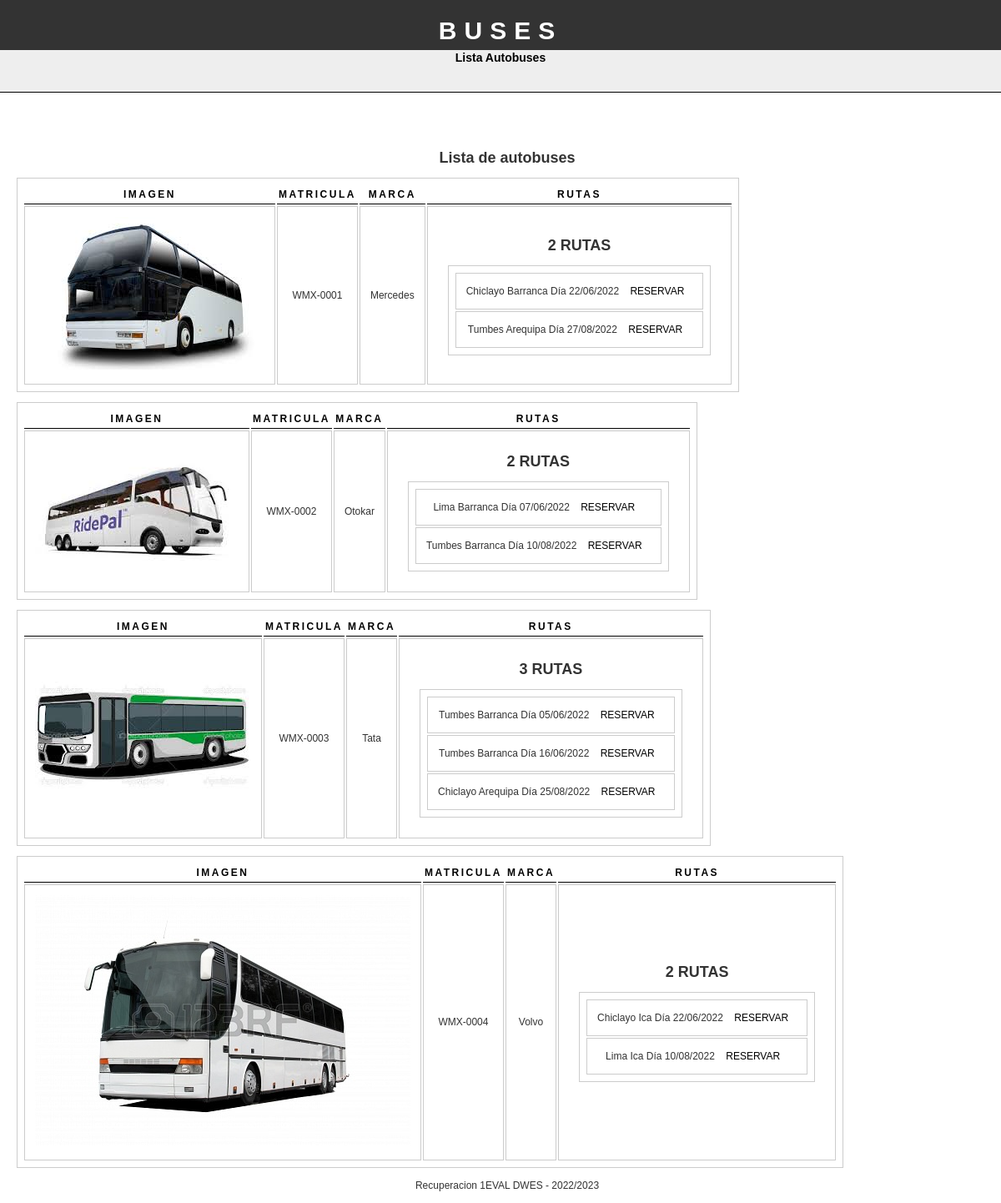
The page / on the database its author committed.
### tables this page shows
CREATE TABLE IF NOT EXISTS `bus` (
  `id` char(10) NOT NULL,
  `capacidad` int(11) NOT NULL,
  `imagen` varchar(200) NOT NULL,
  PRIMARY KEY (`id`)
);

CREATE TABLE IF NOT EXISTS `ruta` (
  `id` int(11) NOT NULL AUTO_INCREMENT,
  `ciudadOrigen` varchar(60) NOT NULL,
  `ciudadDestino` varchar(60) NOT NULL,
  `horaSalida` datetime NOT NULL,
  `horaLlegada` datetime NOT NULL,
  `tarifa` double NOT NULL,
  `bus` char(10) NOT NULL,
  PRIMARY KEY (`id`),
  KEY `bus` (`bus`)
);

### gestion_db.php (called while the page is built, shortened)
<?php
function realizarQuery($conn, $sql) {
    $resultado = $conn->query($sql);
    return $resultado;
}
function obtenerBuses($conn) {
    $result = realizarQuery($conn, "SELECT * FROM bus");
    $lstBuses = [];
    while($bus = $result -> fetch_assoc()) {
        array_push($lstBuses, $bus);
    }
    return $lstBuses;
}
function obtenerRutasBus($conn, $id) {
    $result = realizarQuery($conn, "SELECT * FROM ruta WHERE bus ='".$id."' ORDER BY horaSalida");
    $lstRutasBus = [];
    while($ruta = $result -> fetch_assoc()) {
        array_push($lstRutasBus, $ruta);
    }
    return $lstRutasBus;
}
?>

### index.php (the view)
<?php
    require 'header.php';
?>
    <h2>Lista de autobuses</h2>
    <?php
        $lstBuses = obtenerBuses($conn);
        foreach ($lstBuses as $bus) {
            $id = $bus['id'];
            $img = CARPETA_IMAGENES."/".$bus['imagen'];
            $marca = ucfirst(substr($bus['imagen'], 0, strpos($bus['imagen'], " ")));
           echo "<table>";
                echo "<tr>";
                    echo "<th>Imagen</th>";
                    echo "<th>Matricula</th>";
                    echo "<th>Marca</th>";
                    echo "<th>Rutas</th>";
                echo "</tr>";
                echo "<tr>";
                    echo "<td><img src='".$img."'></td>";
                    echo "<td>".$id."</td>";
                    echo "<td>".$marca."</td>";
                    echo "<td>";
                        $lstRutasBus = obtenerRutasBus($conn, $id);
                        echo "<h2>".count($lstRutasBus)." RUTAS</h2>";
                        echo "<table>";
                        foreach ($lstRutasBus as $ruta) {
                            $origen = $ruta['ciudadOrigen'];
                            $destino = $ruta['ciudadDestino'];
                            $fechaSalida = date("d/m/Y", strtotime($ruta['horaSalida']));
                            $idRuta = $ruta['id'];
                            echo "<tr>";
                                echo "<td>".$origen."\t".$destino."\tDía ".$fechaSalida."\t<a href='reservar.php?idRuta=".$idRuta."'>RESERVAR</a></td>";
                            echo "</tr>";
                        }
                        echo "</table>";
                    echo "</td>";
                echo "</tr>";
           echo "</table>";
        }
        require 'footer.php';
    ?>

### header.php (shortened to what this page needs)
<!DOCTYPE html>
<html lang="es">
<head>
    <link rel="stylesheet" href="css/estilos.css">
</head>
<body>
    <?php
        $conn = new mysqli(DB_HOST, DB_USER, DB_PASS, DB_DATABASE);
        $conn->set_charset("utf8");
            require 'gestion_db.php';
    ?>
    <div id="header">
        <h1>Buses</h1>
    </div>
    <div id=menu>
        <a href="index.php">Lista Autobuses</a>
    </div>
    <div id="main">

### footer.php
    </div>
    <footer id="footer">
        <p>Recuperacion 1EVAL DWES - 2022/2023</p>
    </footer>
</body>
</html>

### css/estilos.css (style rules this page uses)
body { font-family: "trebuchet ms", verdana, sans-serif; font-size: 12px; line-height: 1.5em; color: #333; background: #ffffff; margin-top: 15em; padding: 0; text-align: center; width: 100%; }
#header { position: absolute; top: 0px; left: 0px; height: 60px; width: 100%; background: #333; padding-top: 8px; border-bottom: thin solid #000000; }
#header h1 { font-size: 30px; text-transform: uppercase; letter-spacing: 0.3em; color: #fff; }
#menu { font-family: "trebuchet ms", verdana, sans-serif; font-size: 14px; font-weight: bold; position: absolute; height: 50px; top: 60px; left: 0px; width: 100%; padding: 0px; color: #000000; background-color: #eee; border-bottom: thin solid #000000; }
h1 { font-size: 30px; text-transform: uppercase; letter-spacing: 0.3em; color: #000; }
a:link { margin: 10px; text-decoration: none; color: #000; }
img { border: 0; }
table { border: thin solid #cccccc; background: #ffffff; margin:1em !important; padding: 0.5em !important; }
th { letter-spacing: 2.5px; background: #ffffff; color: #000000; text-transform: uppercase; text-align: center; border-bottom: thin solid #000000; padding: 2px; }
td { border: thin solid #cccccc; padding: 1em; }

### rows shown on the page
bus: imagen (picture), id "WMX-0001", imagen "Mercedes", count($lstRutasBus) "2"
ruta: ciudadOrigen "Chiclayo", ciudadDestino "Barranca", horaSalida "22/06/2022"
ruta: ciudadOrigen "Tumbes", ciudadDestino "Arequipa", horaSalida "27/08/2022"
bus: imagen (picture), id "WMX-0002", imagen "Otokar", count($lstRutasBus) "2"
ruta: ciudadOrigen "Lima", ciudadDestino "Barranca", horaSalida "07/06/2022"
ruta: ciudadOrigen "Tumbes", ciudadDestino "Barranca", horaSalida "10/08/2022"
bus: imagen (picture), id "WMX-0003", imagen "Tata", count($lstRutasBus) "3"
ruta: ciudadOrigen "Tumbes", ciudadDestino "Barranca", horaSalida "05/06/2022"
ruta: ciudadOrigen "Tumbes", ciudadDestino "Barranca", horaSalida "16/06/2022"
ruta: ciudadOrigen "Chiclayo", ciudadDestino "Arequipa", horaSalida "25/08/2022"
bus: imagen (picture), id "WMX-0004", imagen "Volvo", count($lstRutasBus) "2"
ruta: ciudadOrigen "Chiclayo", ciudadDestino "Ica", horaSalida "22/06/2022"
ruta: ciudadOrigen "Lima", ciudadDestino "Ica", horaSalida "10/08/2022"
